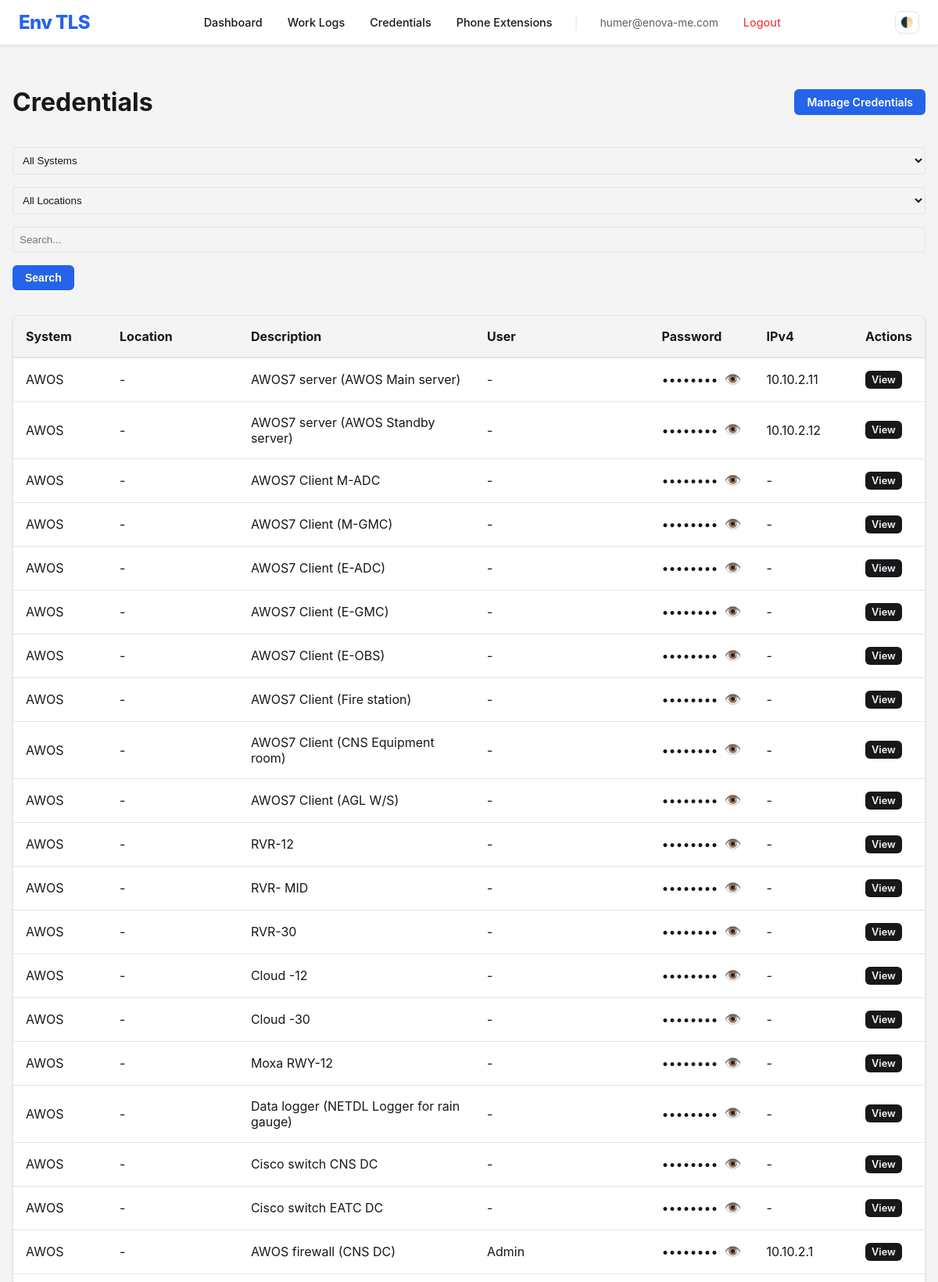
The page /credentials/ (signed in, upper part) on the database its author committed.
### credential_manager/models.py (models this page shows, shortened)
class Credential(models.Model):
    system = models.ForeignKey(System, on_delete=models.CASCADE)
    location = models.ForeignKey(Location, on_delete=models.SET_NULL, null=True, blank=True)
    description = models.CharField(max_length=255)
    username = models.CharField(max_length=200, blank=True, null=True)
    password = models.CharField(max_length=200, blank=True, null=True)
    ipv4 = models.GenericIPAddressField(protocol='IPv4', blank=True, null=True, verbose_name="IPv4")
    subnet_mask = models.GenericIPAddressField(protocol='IPv4', blank=True, null=True)
    gateway = models.GenericIPAddressField(protocol='IPv4', blank=True, null=True)
    remarks = models.TextField(blank=True, null=True)
    created = models.DateTimeField(auto_now_add=True)
    updated = models.DateTimeField(auto_now=True)
    image = models.ImageField(upload_to='credentials/', blank=True, null=True)

class System(models.Model):
    name = models.CharField(max_length=200, unique=True)
    created = models.DateTimeField(auto_now_add=True)
    def __str__(self):
        return self.name

### credential_manager/views.py (the view, shortened to what this page needs)
# urls.py: path('', views.CredentialListView.as_view(), name='credential_list'),
class CredentialListView(LoginRequiredMixin, ListView):
    model = Credential
    template_name = 'credential_manager/credential_list.html'
    def get_queryset(self):
        queryset = super().get_queryset()
        query = self.request.GET.get('q')
        system_id = self.request.GET.get('system')
        location_id = self.request.GET.get('location')
        if system_id:
            queryset = queryset.filter(system_id=system_id)
        if location_id:
            queryset = queryset.filter(location_id=location_id)
        return queryset
    def get_context_data(self, **kwargs):
        context = super().get_context_data(**kwargs)
        context['systems'] = System.objects.all()
        context['locations'] = Location.objects.all()
        return context

### credential_manager/models.py (called while the page is built)
    def __str__(self):
        return self.name

### credential_manager/templates/credential_manager/credential_list.html (shortened to what this page needs)
{% extends 'base.html' %}
{% block content %}
<div style="display: flex; flex-direction: column; gap: 1rem; margin-bottom: 2rem;">
    <div style="display: flex; justify-content: space-between; align-items: center;">
        <h1>Credentials</h1>
        {% if user.is_staff %}
        <a href="{% url 'credential_manage' %}" class="btn btn-primary">Manage Credentials</a>
        {% endif %}
    </div>
    <form method="get" style="display: flex; gap: 1rem; align-items: center; flex-wrap: wrap;">
        <select name="system"
            style="padding: 0.5rem; border-radius: 4px; border: 1px solid var(--border-color); min-width: 150px;">
            <option value="">All Systems</option>
        </select>
        <select name="location"
            style="padding: 0.5rem; border-radius: 4px; border: 1px solid var(--border-color); min-width: 150px;">
            <option value="">All Locations</option>
        </select>
        <input type="text" name="q" placeholder="Search..." value="{{ request.GET.q|default:'' }}"
            style="padding: 0.5rem; border-radius: 4px; border: 1px solid var(--border-color); flex-grow: 1; min-width: 200px;">
        <button type="submit" class="btn btn-primary">Search</button>
    </form>
</div>
<div class="card" style="padding: 0; overflow-x: auto;">
    <table style="width: 100%; border-collapse: collapse;">
        <thead>
            <tr style="background-color: var(--bg-color); border-bottom: 2px solid var(--border-color);">
                <th style="padding: 1rem; text-align: left;">System</th>
                <th style="padding: 1rem; text-align: left;">Location</th>
                <th style="padding: 1rem; text-align: left;">Description</th>
                <th style="padding: 1rem; text-align: left;">User</th>
                <th style="padding: 1rem; text-align: left;">Password</th>
                <th style="padding: 1rem; text-align: left;">IPv4</th>
                <th style="padding: 1rem; text-align: left;">Actions</th>
            </tr>
        </thead>
        <tbody>
            {% for credential in object_list %}
            <tr style="border-bottom: 1px solid var(--border-color);">
                <td style="padding: 1rem;">{{ credential.system }}</td>
                <td style="padding: 1rem;">{{ credential.location|default:"-" }}</td>
                <td style="padding: 1rem;">{{ credential.description|default:"-" }}</td>
                <td style="padding: 1rem;">{{ credential.username|default:"-" }}</td>
                <td style="padding: 1rem;">
                    {% if credential.password %}
                    <div style="display: flex; align-items: center; gap: 0.5rem;">
                        <span class="password-field" id="pass-{{ credential.pk }}"
                            data-pass="{{ credential.password }}">••••••••</span>
                        <button type="button" class="btn-icon"
                            onclick="togglePassword('{{ credential.pk }}')">👁️</button>
                    </div>
                    {% else %}
                    -
                    {% endif %}
                </td>
                <td style="padding: 1rem;">{{ credential.ipv4|default:"-" }}</td>
                <td style="padding: 1rem;">
                    <a href="{% url 'credential_detail' credential.pk %}" class="btn"
                        style="background-color: var(--text-color); color: var(--bg-color); font-size: 0.8rem; padding: 0.25rem 0.5rem;">View</a>
                </td>
            </tr>
            {% empty %}
            <tr>
                <td colspan="7" style="padding: 2rem; text-align: center;">No credentials found matching your criteria.
                </td>
            </tr>
            {% endfor %}
        </tbody>
    </table>
</div>
{% endblock %}

### templates/base.html (shortened to what this page needs)
<!DOCTYPE html>
<html lang="en">
  <head>
  </head>
  <body>
    <nav class="navbar">
      <a href="{% url 'dashboard' %}" class="navbar-brand">Env TLS</a>
      <div class="nav-menu" id="navMenu">
        {% if user.is_authenticated %}
        <a href="{% url 'dashboard' %}" class="nav-link">Dashboard</a>
        <a href="{% url 'worklog_list' %}" class="nav-link">Work Logs</a>
        <a href="{% url 'credential_list' %}" class="nav-link">Credentials</a>
        <a href="{% url 'phone_extension_list' %}" class="nav-link"
          >Phone Extensions</a
        >
        <span
          class="nav-divider"
          style="margin: 0 0.5rem; color: var(--border-color)"
          >|</span
        >
        <span style="font-size: 0.85rem; opacity: 0.7; padding: 0.5rem 0.75rem"
          >{{ user.username }}</span
        >
        <a
          href="{% url 'logout' %}"
          class="nav-link"
          style="color: var(--danger-color)"
          >Logout</a
        >
        {% else %}
        <a href="{% url 'login' %}" class="nav-link">Login</a>
        {% endif %}
      </div>
      <div style="display: flex; align-items: center; gap: 0.75rem">
        <button
          class="theme-toggle"
          onclick="toggleTheme()"
          title="Toggle Dark Mode"
        >
          🌓
        </button>
      </div>
    </nav>
    <div class="container">{% block content %} {% endblock %}</div>
  </body>
</html>

### templates/base.html (style rules this page uses)
:root { --bg-color: #f4f4f5; --text-color: #18181b; --card-bg: #ffffff; --border-color: #e4e4e7; --primary-color: #2563eb; --primary-hover: #1d4ed8; --danger-color: #ef4444; }
body { font-family: -apple-system, BlinkMacSystemFont, "Segoe UI", Roboto, "Helvetica Neue", Arial, sans-serif; background-color: var(--bg-color); color: var(--text-color); margin: 0; padding: 0; transition: background-color 0.3s, color 0.3s; }
.navbar { background-color: var(--card-bg); border-bottom: 1px solid var(--border-color); padding: 0.75rem 1.5rem; display: flex; justify-content: space-between; align-items: center; position: sticky; top: 0; z-index: 1000; box-shadow: 0 2px 4px rgba(0, 0, 0, 0.05); }
.navbar-brand { font-size: 1.5rem; font-weight: 800; text-decoration: none; color: var(--primary-color); letter-spacing: -0.025em; }
.nav-menu { display: flex; align-items: center; gap: 0.5rem; }
.nav-link { text-decoration: none; color: var(--text-color); padding: 0.5rem 0.75rem; font-weight: 500; border-radius: 0.5rem; transition: all 0.2s; font-size: 0.9rem; }
.container { max-width: 1200px; margin: 2rem auto; padding: 0 1rem; }
.btn { display: inline-block; padding: 0.5rem 1rem; border-radius: 0.375rem; text-decoration: none; cursor: pointer; border: none; font-size: 0.875rem; font-weight: 600; transition: background-color 0.2s; }
.btn-primary { background-color: var(--primary-color); color: white; }
.theme-toggle { cursor: pointer; background: none; border: 1px solid var(--border-color); color: var(--text-color); padding: 0.4rem; border-radius: 0.5rem; display: flex; align-items: center; justify-content: center; transition: all 0.2s; }
.card { background-color: var(--card-bg); border: 1px solid var(--border-color); border-radius: 0.5rem; padding: 1rem; box-shadow: 0 1px 3px 0 rgba(0, 0, 0, 0.1); }
input, textarea, select { width: 100%; padding: 0.5rem; border-radius: 0.375rem; border: 1px solid var(--border-color); background-color: var(--bg-color); color: var(--text-color); box-sizing: border-box; }
table { width: 100%; border-collapse: collapse; }
th, td { text-align: left; padding: 0.75rem; border-bottom: 1px solid var(--border-color); }

### credential_manager/templates/credential_manager/credential_list.html (style rules this page uses)
.btn-icon { background: none; border: none; cursor: pointer; font-size: 1.1rem; padding: 0; color: var(--text-color); }

### rows shown on the page
Credential: system "AWOS", location "-", description "AWOS7 server (AWOS Main server)", username "-", ipv4 "10.10.2.11"
Credential: system "AWOS", location "-", description "AWOS7 server (AWOS Standby server)", username "-", ipv4 "10.10.2.12"
Credential: system "AWOS", location "-", description "AWOS7 Client M-ADC", username "-", ipv4 "-"
Credential: system "AWOS", location "-", description "AWOS7 Client (M-GMC)", username "-", ipv4 "-"
Credential: system "AWOS", location "-", description "AWOS7 Client (E-ADC)", username "-", ipv4 "-"
Credential: system "AWOS", location "-", description "AWOS7 Client (E-GMC)", username "-", ipv4 "-"
Credential: system "AWOS", location "-", description "AWOS7 Client (E-OBS)", username "-", ipv4 "-"
Credential: system "AWOS", location "-", description "AWOS7 Client (Fire station)", username "-", ipv4 "-"
Credential: system "AWOS", location "-", description "AWOS7 Client (CNS Equipment room)", username "-", ipv4 "-"
Credential: system "AWOS", location "-", description "AWOS7 Client (AGL W/S)", username "-", ipv4 "-"
Credential: system "AWOS", location "-", description "RVR-12", username "-", ipv4 "-"
Credential: system "AWOS", location "-", description "RVR- MID", username "-", ipv4 "-"
Credential: system "AWOS", location "-", description "RVR-30", username "-", ipv4 "-"
Credential: system "AWOS", location "-", description "Cloud -12", username "-", ipv4 "-"
Credential: system "AWOS", location "-", description "Cloud -30", username "-", ipv4 "-"
Credential: system "AWOS", location "-", description "Moxa RWY-12", username "-", ipv4 "-"
Credential: system "AWOS", location "-", description "Data logger (NETDL Logger for rain gauge)", username "-", ipv4 "-"
Credential: system "AWOS", location "-", description "Cisco switch CNS DC", username "-", ipv4 "-"
Credential: system "AWOS", location "-", description "Cisco switch EATC DC", username "-", ipv4 "-"
Credential: system "AWOS", location "-", description "AWOS firewall (CNS DC)", username "Admin", ipv4 "10.10.2.1"

### other values the page prints
{{ user.username }} "humer@enova-me.com"
